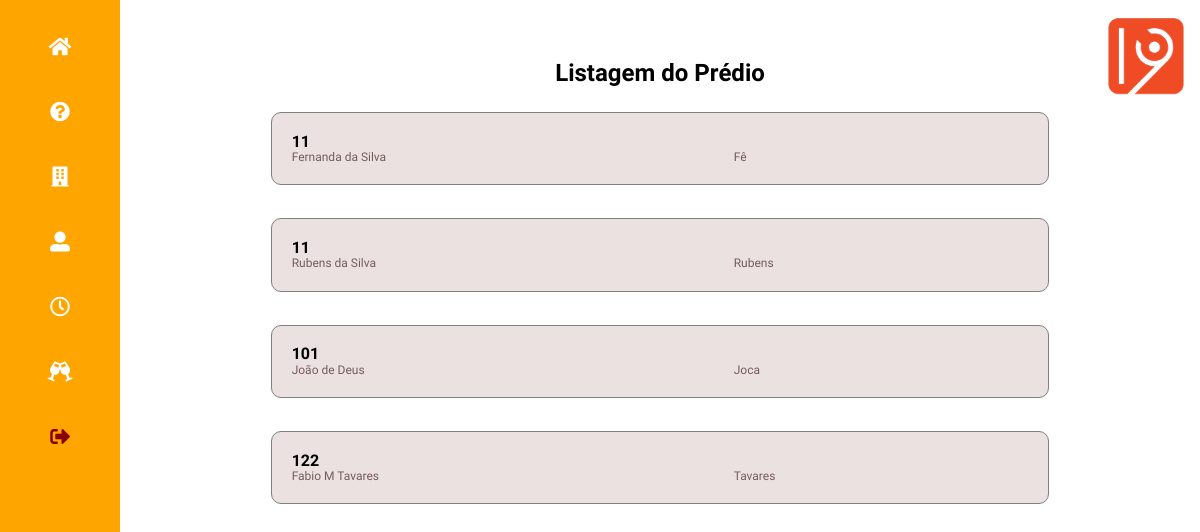
Page /lista_predio (signed in) on the committed database.
### tables this page shows
CREATE TABLE 'condominio_moradores' 
    ('id' INTEGER PRIMARY KEY AUTOINCREMENT, 
     'andar' INTEGER NOT NULL, 
     'apto' INTEGER NOT NULL, 
     'nome'  VARCHAR NOT NULL , 
     'apelido' VARCHAR NOT NULL, 
     'email' VARCHAR, 
     'telefone' VARCHAR, 
     'senha'  VARCHAR NOT NULL, 
     'nascimento' DATETIME, 
     'sobre_voce' VARCHAR,
     'sobre_familia' VARCHAR,    
     'tipo' VARCHAR NOT NULL,
     'status' VARCHAR default 'block',
     'foto' VARCHAR,
     'filhos' integer,
     'admin' VARCHAR default 'n'
    );

### app.py (the view)
@app.route('/lista_predio', methods=['POST', 'GET'])
def listar_predio():
    db = get_db()
    if 'user' in session:
        user = session['user']
        admin = session['admin']
        cur = db.execute('select id, nome, apelido, andar, apto from condominio_moradores order by andar, apto')
        r_lista_predio = cur.fetchall()
        return render_template('condominio_user_05_listar.html', r_lista_predio = r_lista_predio, user=user, admin=admin)
    else:
        return 'Precisa estar logado'

### app.py (called while the page is built)
def connect_db():
    sql = sqlite3.connect('/Users/fabio/flask/condominio.db')
    sql.row_factory = sqlite3.Row
    return sql

def get_db():
    if not hasattr(g, 'sqlite3'):
        g.sqlite_db = connect_db()
    return  g.sqlite_db

### templates/condominio_user_05_listar.html (shortened to what this page needs)
<!doctype html>
{% from "condominio_menu.html" import condominio_menu %}
<html lang="pt-br">
<head>
    <link rel="stylesheet" href="../static/css/normalize.css">
    <link rel="stylesheet" href="https://use.fontawesome.com/releases/v5.0.13/css/all.css">
    <link rel="stylesheet" href="../static/css/estilo_gincana.css">
</head>
<body>
    <header class="topo-pagina">
        {% block condominio_menu %}
            {{ condominio_menu(user,admin) }}
        {% endblock %}
        <p class="logo"><img src="../static/images/one9.webp" /></p>
    </header>
    <main class="bloco-principal">
        <h1>Listagem do Prédio</h1>
        <div class="bloco-tabela-moradores">
            {% for morador in r_lista_predio %}
            {%  set casa = morador['andar'] ~ morador['apto'] %}
            <br>
            <table cellpadding="0" cellspacing="0" class="tabela-moradores">
                    <tr>
                        <td colspan="2" class="tabela-titulo"> <a href="gincana_login.html"> {{ casa }}</a> </td>
                    </tr>
                    <tr>
                        <td class="tabela-linha-nome"> <a href="gincana_login.html"> {{ morador['nome'] }} </a> </td>
                        <td class="tabela-linha-apelido"> <a href="gincana_login.html">  {{ morador['apelido'] }} </a> </td>
                    </tr>
            </table>
            {% endfor %}
        </div>
    </main>
</body>
</html>

### static/css/estilo_gincana.css (style rules this page uses)
.topo-pagina { position: fixed; top: 0; left: 0; background-color: orange; margin: 0; height: 100%; width: 10%; box-sizing: border-box; padding-top: 3%; font-size: 20px; }
.logo img { position: fixed; right: 1%; top: 2%; width: 7%; }
.bloco-principal { width: 90%; margin: 5% 5% 5% 10%; text-align: center; font-family: 'Ubuntu', sans-serif; font-size: 12px; }
@media screen and (min-width: 400px) { .bloco-principal { width: 90%; margin: 5% 5% 5% 10%; text-align: center; font-family: 'Ubuntu', sans-serif; font-size: 12px; } }
.bloco-principal h1 { margin-bottom: 1%; }
.tabela-titulo { color: black; font-size: 16px; font-weight: 600; }
.tabela-titulo a { color: black; }
.tabela-linha-nome { text-align: left; width: 60%; }
.tabela-linha-nome a { color: #765b5b; }
.tabela-linha-apelido { text-align: left; }
.tabela-linha-apelido a { color: #765b5b; }
.bloco-tabela-moradores { margin: auto; width: 90%; box-sizing: border-box; }
.tabela-moradores { border: 1px solid grey; padding: 2%; margin: auto auto 2% auto; width: 80%; text-align: left; background-color: rgb(235, 225, 225); border-radius: 10px; }
.tabela-moradores a { text-decoration: none; }

### rows in the picture
condominio_moradores: casa "11", nome "Fernanda da Silva", apelido "Fê"
condominio_moradores: casa "11", nome "Rubens da Silva", apelido "Rubens"
condominio_moradores: casa "101", nome "João de Deus", apelido "Joca"
condominio_moradores: casa "122", nome "Fabio M Tavares", apelido "Tavares"
